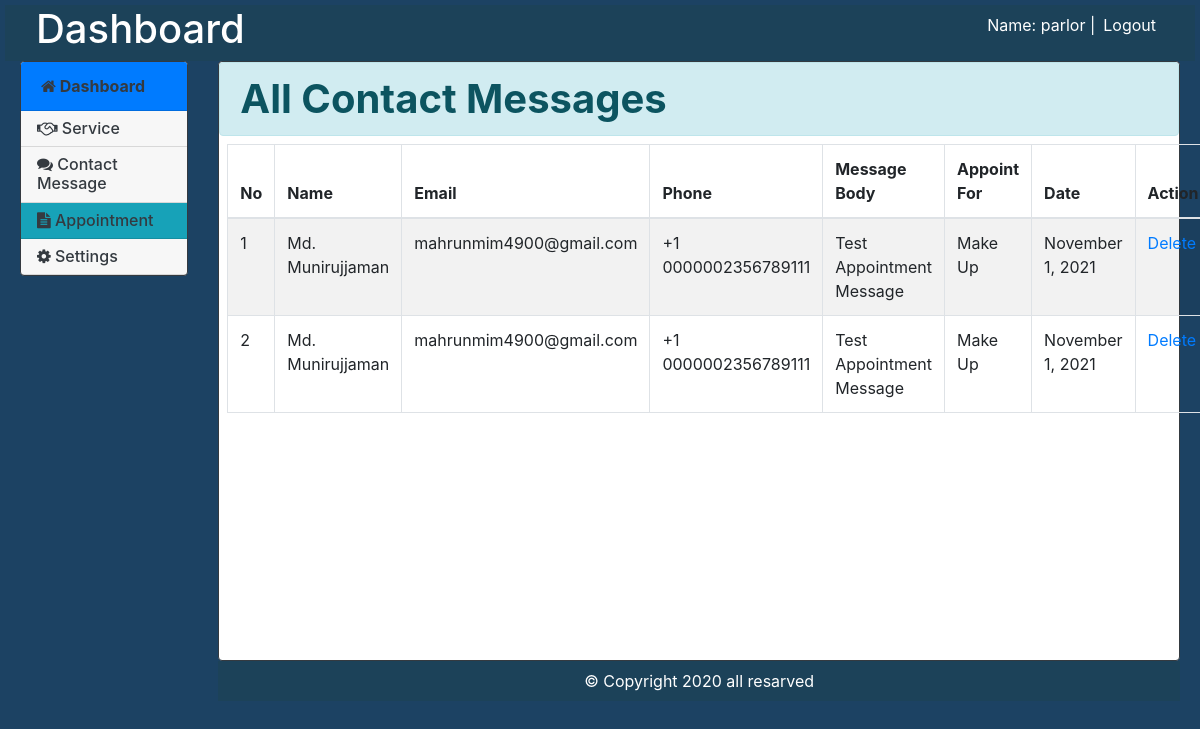
The page /Admin/appointment.php (signed in) on the database its author committed.
### tables this page shows
CREATE TABLE `appointment` (
  `id` bigint(20) NOT NULL,
  `name` varchar(255) DEFAULT NULL,
  `email` varchar(255) DEFAULT NULL,
  `phone` varchar(255) DEFAULT NULL,
  `messagebody` varchar(255) DEFAULT NULL,
  `status` tinyint(4) DEFAULT 0,
  `appoint_for` varchar(255) NOT NULL,
  `created_at` timestamp NOT NULL DEFAULT current_timestamp()
);

### lib/database.php (called while the page is built, shortened)
<?php
class Database
{
  public $host   = DB_HOST;
  public $user   = DB_USER;
  public $pass   = DB_PASS;
  public $dbname = DB_NAME;
  public $link;
  private function connectDB()
  {
    $this->link = new mysqli(
      $this->host,
      $this->user,
      $this->pass,
      $this->dbname
    );
  }
  public function select($query)
  {
    $result = $this->link->query($query) or
      die($this->link->error . __LINE__);
    if ($result->num_rows > 0) {
      return $result;
    } else {
      return false;
    }
  }
}

### classes/appointment.php (called while the page is built, shortened)
<?php
$filepath = realpath(dirname(__FILE__));
include_once($filepath . '/../lib/database.php');
?>
<?php
class Appointments
{
    private $db;
    public function __construct()
    {
        $this->db = new Database();
    }
    public function showMessage()
    {
        $query = "SELECT * FROM appointment order by id DESC";
        $result = $this->db->select($query);
        return $result;
    }
}
?>

### Admin/appointment.php (the view, shortened to what this page needs)
<?php include "inc/header.php"; ?>
<?php include 'inc/left-sidebar.php'; ?>
<?php include '../classes/appointment.php'; ?>
<div class="col-sm-10">
    <div class="card border-dark mh-600">
        <h1 class="mb-0 alert alert-info"><strong>All Contact Messages</strong></h1>
        <div class="d-flex">
            <table class="m-2 table table-hover table-bordered table-striped w-98">
                <thead class='w-100'>
                    <tr class='w-100'>
                        <th>No</th>
                        <th>Name</th>
                        <th>Email</th>
                        <th>Phone</th>
                        <th>Message Body</th>
                        <th>Appoint For</th>
                        <th>Date</th>
                        <th>Action</th>
                    </tr>
                </thead>
                <tbody>
                    <?php
                    $sowcat = new Appointments();
                    $getcat = $sowcat->showMessage();
                    $i = 0;
                    if ($getcat) {
                        while ($result = $getcat->fetch_assoc()) {
                            $i++;
                    ?>
                            <tr>
                                <td><?= $i ?></td>
                                <td><?= ucwords($result['name']); ?></td>
                                <td><?= $result['email']; ?></td>
                                <td><?= $result['phone']; ?></td>
                                <td><?= ucwords($result['messagebody']); ?></td>
                                <td><?= ucwords($result['appoint_for']); ?></td>
                                <td><?= date('F j, Y', strtotime($result['created_at'])); ?></td>
                                <td>
                                    <span>
                                        <a onclick="return confirm('Are You Sure To Delete')" href="?delid=<?= base64_encode($result['id']); ?>">Delete</a>
                                    </span>
                                </td>
                            </tr>
                    <?php }
                    } ?>
                </tbody>
            </table>
        </div>
    </div>
    <?php include 'inc/footer.php'; ?>

### Admin/assets/css/style.css (style rules this page uses)
.dashboard-body { background: #1C4263 ; margin: 5px; }
.mh-600 { min-height: 600px; }
.w-98 { width: 98%; }

### rows shown on the page
appointment: name "Md. Munirujjaman", email "mahrunmim4900@gmail.com", phone "+1 0000002356789111", messagebody "Test Appointment Message", appoint_for "Make Up", created_at "November 1, 2021"
appointment: name "Md. Munirujjaman", email "mahrunmim4900@gmail.com", phone "+1 0000002356789111", messagebody "Test Appointment Message", appoint_for "Make Up", created_at "November 1, 2021"

### other values the page prints
session::get('username') "parlor"
